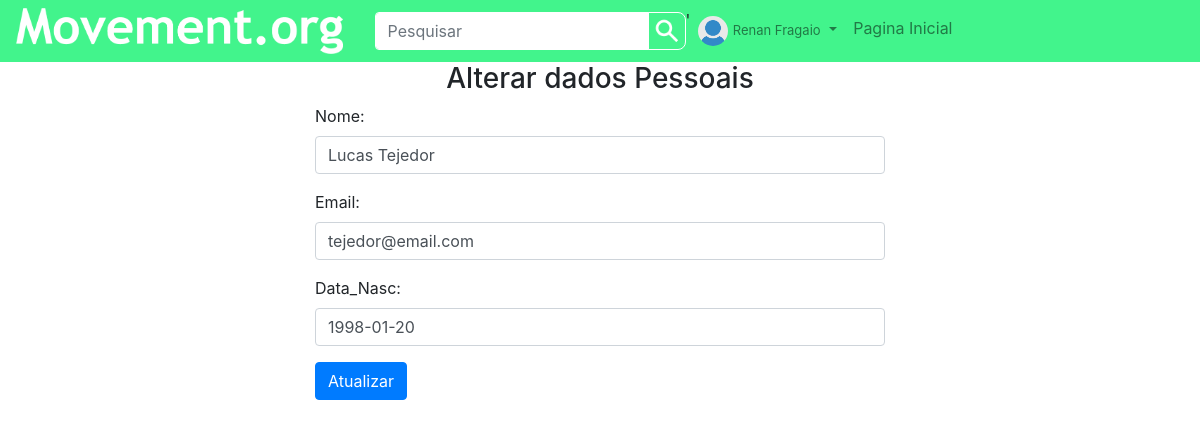
Page /usuario/editar_usuario.php?id_usuario=1 (signed in) on the committed database.
### tables this page shows
create table usuario
(
id_usuario int auto_increment,
nome varchar(80),
email varchar(80),
senha varchar(20),
data_nasc date,
bio varchar(255),
foto_perfil varchar(255),
capa varchar(255),
nivel varchar(30),
Primary Key(id_usuario)
);

### usuario/editar_usuario.php (the view, shortened to what this page needs)
<?php
include"../base/controle.php";
if(isset($_GET['id_usuario'])){
$id_usuario = $_GET['id_usuario'];
$sql = "select nome,email,data_nasc from usuario where id_usuario=$id_usuario";
$seleciona = mysqli_query($conexao,$sql);
$dados = mysqli_fetch_array($seleciona);
}
?>
<div class="container-fluid">
	<div class="row">
	<div class="col-lg-6 offset-lg-3 col-md-6 offset-lg-3 col-sm-6 offset-sm-3 col-xs-12 offset-xs-0">
	<h3 class="page-header text-center">Alterar dados Pessoais</h3>
	<form name="editar" method="post" action="../usuario/update_usuario.php" enctype="multipart/form-data">
		<div class="form-group">
			<label for="nome">Nome:</label>
			<input type="text" name="nome" class="form-control" maxlength="30" value="<?php echo $dados['nome'];?>" required />
		</div>
		<div class="form-group">
			<label for="email">Email:</label>
			<input type="text" name="email" class="form-control" maxlength="80" value="<?php echo $dados['email'];?>" required />
		</div>
		<div class="form-group">
			<label for="email">Data_Nasc:</label>
			<input type="text" name="data_nasc" class="form-control" value="<?php echo $dados['data_nasc'];?>" required />
		</div>
		<button type="submit" class="btn btn-primary">Atualizar</button>
	</form>
	</div>
</div>

### css/estilo.css (style rules this page uses)
html,body { margin:0; padding:0; height:100%; }

### rows in the picture
usuario: nome "Lucas Tejedor", email "tejedor@email.com", data_nasc "1998-01-20"

### other values in the picture
$nome "Renan Fragaio"
